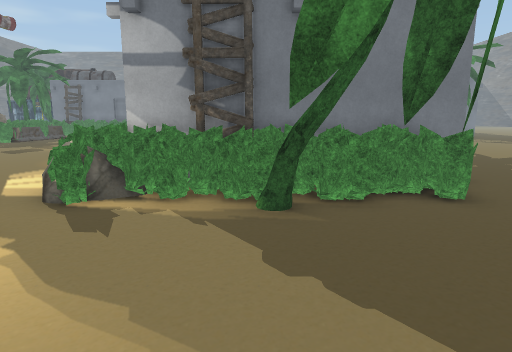
[1] (above)

22 first-person views from a walk through a 3-D level made in the Unity game engine. The camera is 1.4 m above the floor, tilts 10° down and sees 75° across. The floor is counted in squares, 1 m on a side. Each view is taken from the middle of a square. On the plan, view 1 faces up. The plan holds only what a view shows up to about 15 squares ahead; the rest is blank. The place goes on beyond the plan. Some surface patterns are stand-ins.

[2]
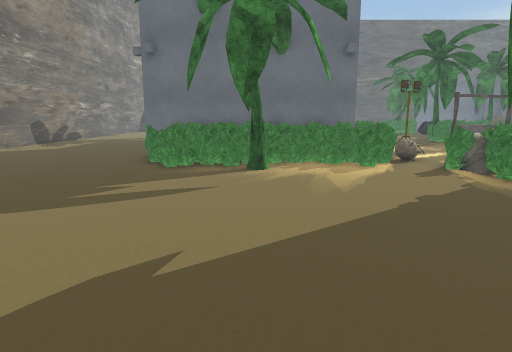

[3]
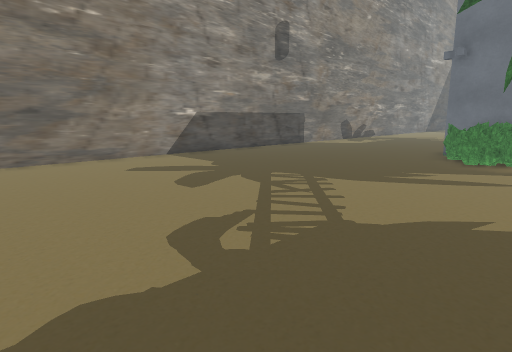

[4]
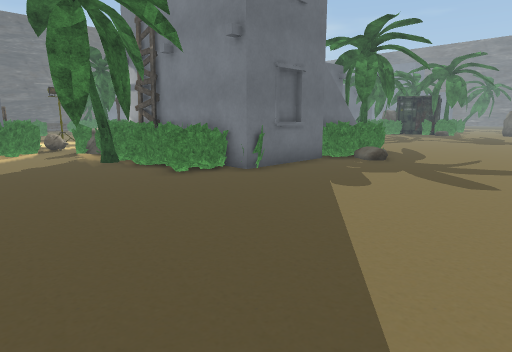

[5]
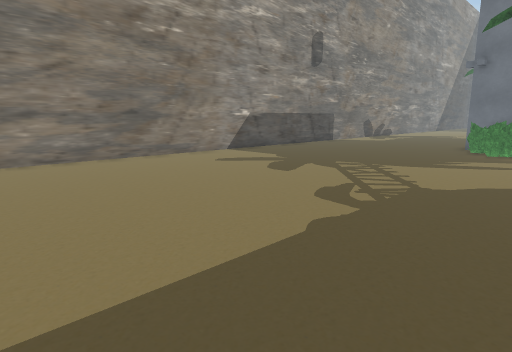

[6]
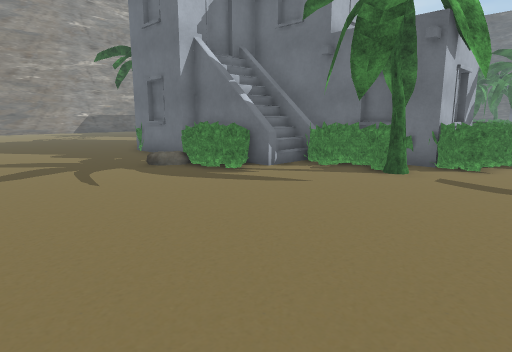

[7]
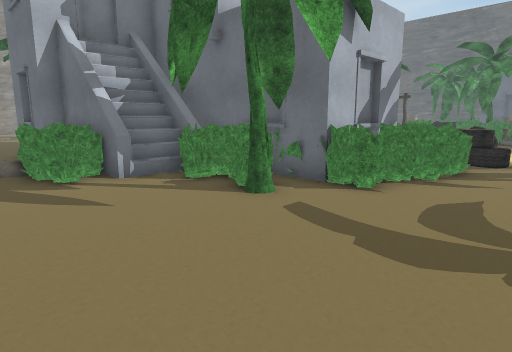

[8]
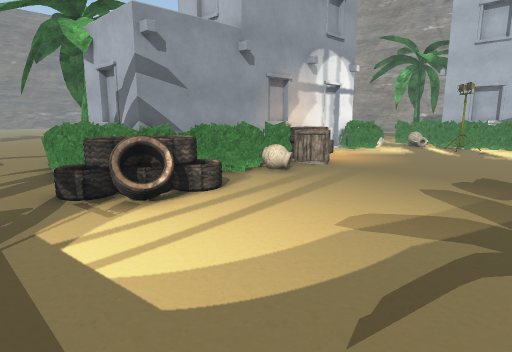

[9]
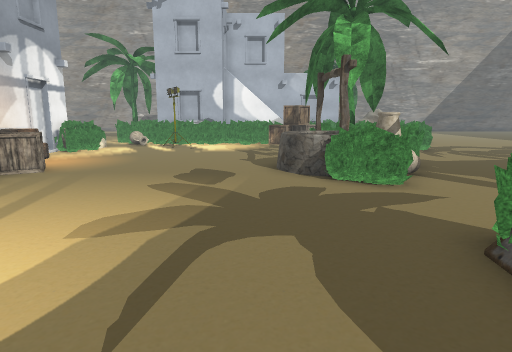

[10]
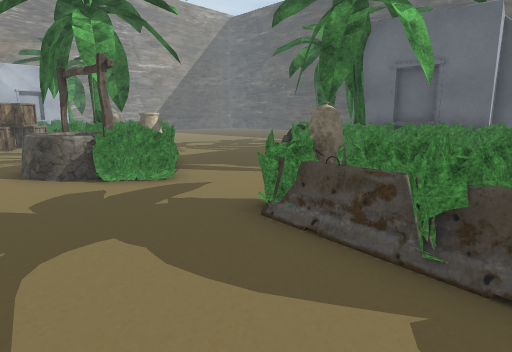

[11]
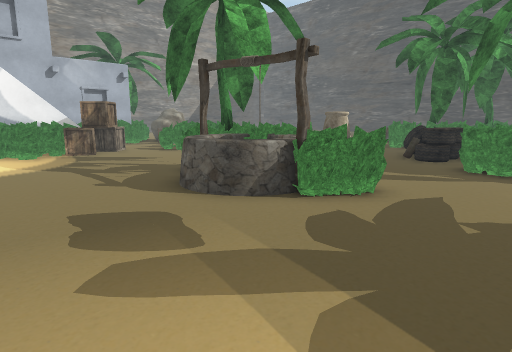

[12]
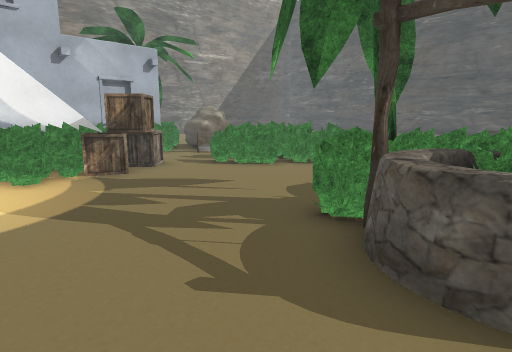

[13]
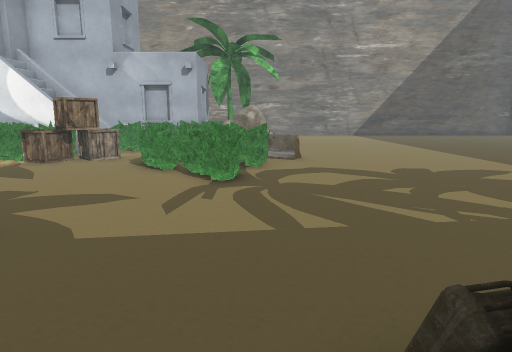

[14]
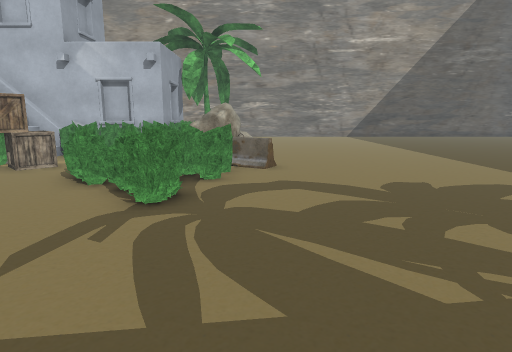

[15]
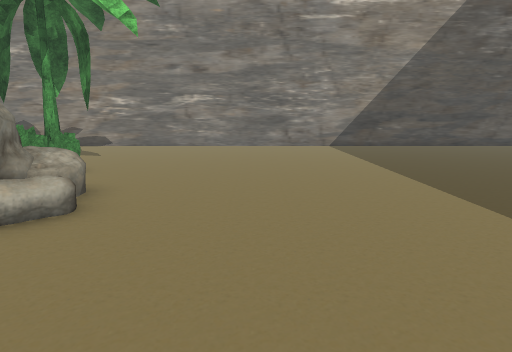

[16]
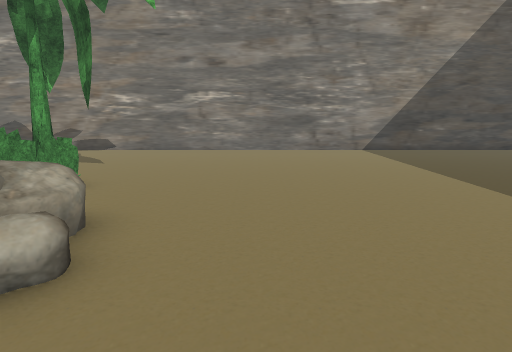

[17]
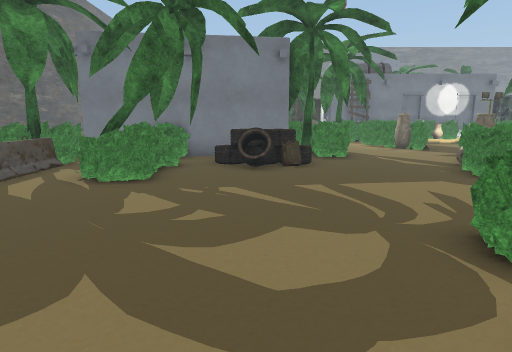

[18]
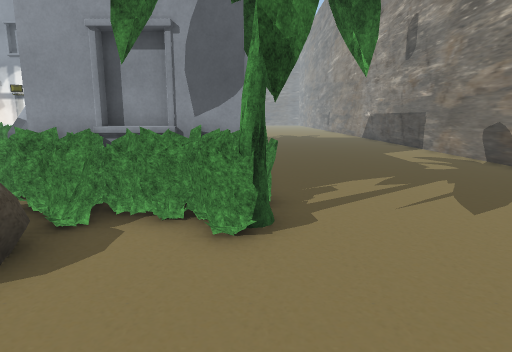

[19]
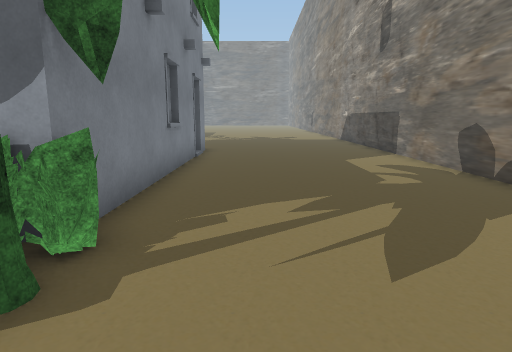

[20]
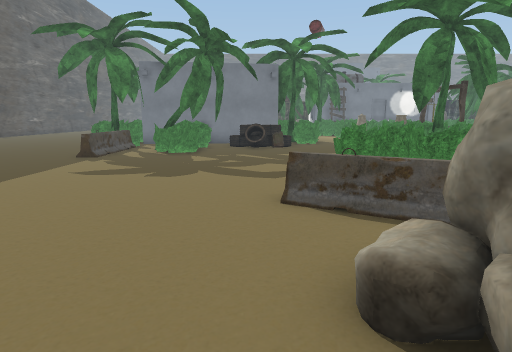

[21]
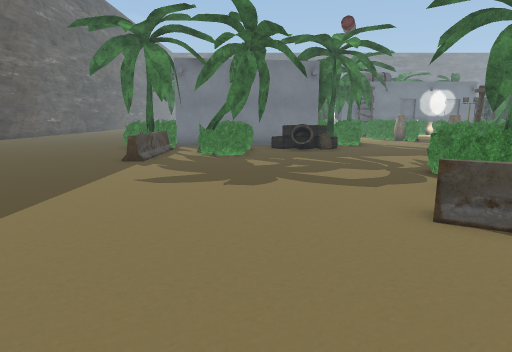

[22]
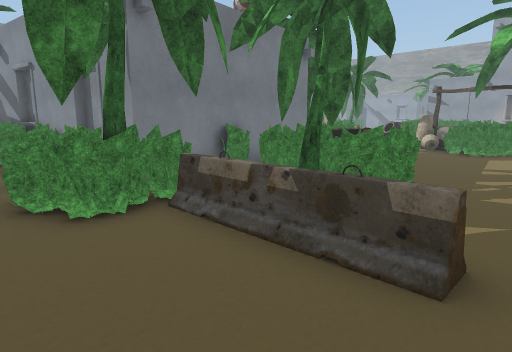

### Floor plan
Key: @ floor where view 1 was taken; # wall or solid block; . main floor; : floor 0.75 m higher than the main floor; = window, fence, low wall or low ledge; ^ raised ledge; v drop or lower ground; O other object.
Columns run from 30 left of view 1 to 11 right of it. Each row starts with its distance up from view 1.
 22                 OO.....          ... .
 21    O       O    OO...................... .
 20  .OO     OOO   OO.......==#OOO...........
 19  O O          .#OO......==  O OO..........
 18  .O     OOO O...O.......=OO   #OO.........
 17  OOO     # O ............OO#  OOOO........
 16  O ###OvO##OO............O      O........
 15  O O  O. ==.....OO.......#O     OO........
 14 .OOO.OOOOO=....=#O=......OO#   OO:OO......
 13 ..OO.OOO.=.....O#^^......OOO   OO  O.....
 12 ...O.OOO......OOOO=.......=##  OO  OO....
 11 ...O..O........OOO........=#   ###OO.....
 10 ...O............OO.........#     ##......
  9 ..........................OO      #......
  8 ............O.............OO      O......
  7  ..........OO.............O OOO  O#......
  6  ..........OOOO...........OOOOOOOOO......
  5   .........OOOO..OOOOO.OO= O..OOO.........
  4   ........OOOOO.OOOOO O O O.....O.........
  3   ........OOO...OOOv     OOO..............
  2  ...........OO....      # O..............
  1 ...........OO.OOOOOO #  OOO........  ... .
  0 ..........OOOOO  OO###  # OO..@......... .
 -1 ..........OOOO          # O..............
 -2 ...........OOOO         #OOO..............
 -3  ...........OO          # O...............
 -4 ............OOO####O###...................
 -5 .........................................
 -6 .........................................
 -7 .........................................
 -8 .........................................
 -9 .........................................
-10 .......................... ..............
-11 ..........................  .............
-12 ##########################  ############

Positions as (right, up) in squares from view 1, and headings:
1: (0, 0), facing up
2: (6, 0), facing left
3: (8, 0), facing down-left
4: (11, 1), facing up-left
5: (11, 0), facing down-left
6: (11, 21), facing down-left
7: (7, 22), facing down-left
8: (-11, 22), facing down-right
9: (-11, 22), facing down
10: (-10, 22), facing down-left
11: (-8, 18), facing down-left
12: (-9, 13), facing down-left
13: (-19, 15), facing down
14: (-20, 13), facing down
15: (-23, 5), facing down
16: (-22, 3), facing down
17: (-21, 4), facing up
18: (-22, -4), facing right
19: (-20, -6), facing right
20: (-21, -2), facing up
21: (-23, -1), facing up
22: (-30, 9), facing up-right
